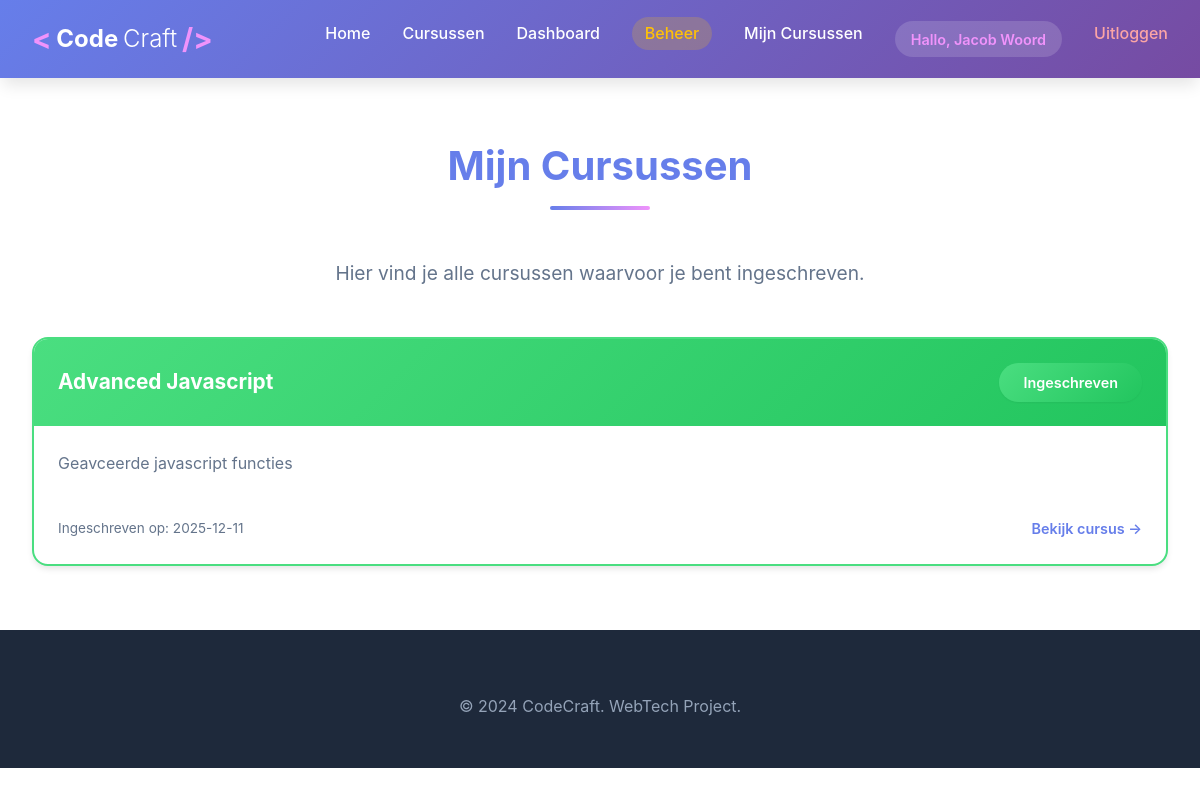
Screenshot of /mijn-cursussen (signed in) with the database file from the repository.
### tables this page shows
CREATE TABLE enrollments (
            id INTEGER PRIMARY KEY AUTOINCREMENT,
            user_id INTEGER NOT NULL,
            course_id INTEGER NOT NULL,
            enrolled_at DATETIME DEFAULT CURRENT_TIMESTAMP,
            FOREIGN KEY (user_id) REFERENCES users(id),
            FOREIGN KEY (course_id) REFERENCES courses(id)
        );

CREATE TABLE courses (
            id INTEGER PRIMARY KEY AUTOINCREMENT,
            title TEXT NOT NULL,
            description TEXT,
            created_at DATETIME DEFAULT CURRENT_TIMESTAMP
        );

### py/app.py (the view)
@app.route('/mijn-cursussen')
@login_required
def my_courses():
    conn = get_db()
    cursor = conn.cursor()
    cursor.execute('''
        SELECT c.*, e.enrolled_at
        FROM courses c
        JOIN enrollments e ON c.id = e.course_id
        WHERE e.user_id = ?
        ORDER BY e.enrolled_at DESC
    ''', (session['user_id'],))
    courses = cursor.fetchall()
    conn.close()
    return render_template('my_courses.html', courses=courses)

### py/app.py (called while the page is built)
def get_db():
    conn = sqlite3.connect(DATABASE)
    conn.row_factory = sqlite3.Row
    return conn

def login_required(f):
    @wraps(f)
    def decorated_function(*args, **kwargs):
        if 'user_id' not in session:
            flash('Je moet ingelogd zijn om deze pagina te bekijken.', 'error')
            return redirect(url_for('login_page'))
        return f(*args, **kwargs)
    return decorated_function

@app.context_processor
def inject_user():
    return {
        'logged_in': 'user_id' in session,
        'user_name': session.get('user_name'),
        'user_email': session.get('user_email'),
        'is_admin': session.get('is_admin', False)
    }

### templates/my_courses.html (shortened to what this page needs)
<!DOCTYPE html>
<html lang="nl">
<head>
    <link rel="stylesheet" href="{{ url_for('static', filename='style.css') }}">
</head>
<body>
    <nav class="navbar">
        <div class="nav-container">
            <a href="{{ url_for('index') }}" class="logo">
                <span class="logo-bracket">&lt;</span>
                <strong>Code</strong>Craft
                <span class="logo-bracket">/&gt;</span>
            </a>
            <ul class="nav-menu">
                <li><a href="{{ url_for('index') }}">Home</a></li>
                <li><a href="{{ url_for('course_catalog') }}">Cursussen</a></li>
                {% if logged_in %}
                    <li><a href="{{ url_for('dashboard') }}">Dashboard</a></li>
                    {% if is_admin %}
                    <li><a href="{{ url_for('list_courses') }}" class="nav-admin">Beheer</a></li>
                    {% endif %}
                    <li><a href="{{ url_for('my_courses') }}">Mijn Cursussen</a></li>
                    <li class="nav-user">
                        <span class="user-greeting">Hallo, {{ user_name }}</span>
                    </li>
                    <li><a href="{{ url_for('logout_route') }}" class="nav-logout">Uitloggen</a></li>
                {% else %}
                    <li><a href="{{ url_for('login_page') }}">Inloggen</a></li>
                    <li><a href="{{ url_for('register_page') }}">Registreren</a></li>
                {% endif %}
            </ul>
        </div>
    </nav>
    <main>
        <section class="contact" id="my-courses">
            <div class="container">
                <h2>Mijn Cursussen</h2>
                <p class="section-intro">
                    Hier vind je alle cursussen waarvoor je bent ingeschreven.
                </p>
                {% if courses %}
                <div class="catalog-grid">
                    {% for course in courses %}
                    <a href="{{ url_for('view_enrolled_course', id=course.id) }}" class="catalog-card-link">
                        <article class="catalog-card enrolled clickable">
                            <div class="catalog-card-header">
                                <h3>{{ course.title }}</h3>
                                <span class="enrolled-badge">Ingeschreven</span>
                            </div>
                            <div class="catalog-card-body">
                                <p>{{ course.description[:150] }}{% if course.description|length > 150 %}...{% endif %}</p>
                            </div>
                            <div class="catalog-card-footer">
                                <small class="enrollment-date">Ingeschreven op: {{ course.enrolled_at[:10] }}</small>
                                <span class="view-course-link">Bekijk cursus &rarr;</span>
                            </div>
                        </article>
                    </a>
                    {% endfor %}
                </div>
                {% endif %}
            </div>
        </section>
    </main>
    <footer class="footer">
        <div class="container">
            <div class="footer-bottom">
                <p>&copy; 2024 CodeCraft. WebTech Project.</p>
            </div>
        </div>
    </footer>
</body>
</html>

### rows the page displays
enrollments: title "Advanced Javascript", description "Geavceerde javascript functies", enrolled_at "2025-12-11"

### other values shown
{{ user_name }} "Jacob Woord"
